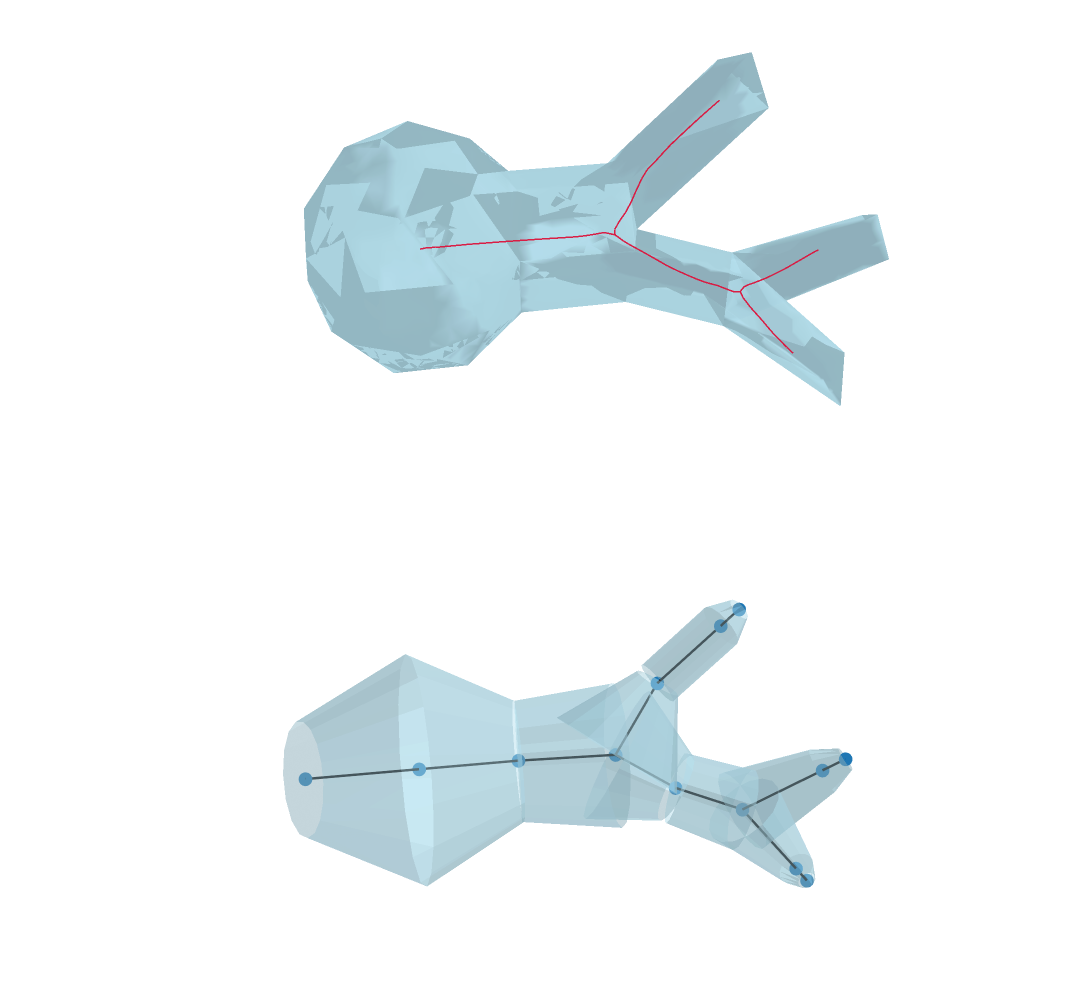

The code cell stored with this chart in its notebook:
### Markdown cell above
## Surface-area normalization

Scale every radius by one factor so the cable surface area matches the mesh. Overlap between branches is left uncorrected.

### Code cell
morph.scale_radii_to_match_mesh(
    mm.mesh, metric="surface_area", account_for_overlaps=False
)
fig = visualize_mesh_cable_3d(mm, skeleton, morph, show_axes=False, camera=camera, show_nodes=True, node_size=8, centroid_line_width=5)
fig.show()


validator = Validation(mm, skeleton, morph)
validator.full_validation()

### Figure 1 — Plotly figure (JSON) as saved in the notebook; plotly's stock layout.template omitted (floating-point values rounded to 4 significant figures; data arrays with more than 128 entries replaced by an {"elided": "..."} marker saying what was removed)
{"data": [{"color": "lightblue", "i": {"elided": "2830 int values"}, "j": {"elided": "2830 int values"}, "k": {"elided": "2830 int values"}, "name": "Mesh", "opacity": 0.8, "scene": "scene", "type": "mesh3d", "x": {"elided": "1417 float values"}, "y": {"elided": "1417 float values"}, "z": {"elided": "1417 float values"}}, {"line": {"color": "crimson", "width": 3}, "mode": "lines", "name": "Skeleton 0", "opacity": 0.95, "scene": "scene", "showlegend": false, "type": "scatter3d", "x": {"elided": "408 float values"}, "y": {"elided": "408 float values"}, "z": {"elided": "408 float values"}}, {"color": "lightblue", "flatshading": true, "i": {"elided": "384 int values"}, "j": {"elided": "384 int values"}, "k": {"elided": "384 int values"}, "name": "frusta", "opacity": 0.5, "scene": "scene2", "type": "mesh3d", "x": {"elided": "384 float values"}, "y": {"elided": "384 float values"}, "z": {"elided": "384 float values"}}, {"line": {"color": "black", "width": 5}, "mode": "lines", "name": "centroid", "scene": "scene2", "type": "scatter3d", "x": [-0.3742, -0.7101, null, -0.3742, -0.4128, null, -0.3742, -0.1986, null, -0.7101, -0.7962, null, -0.4128, -0.4209, null, -0.05713, -0.1986, null, -0.05713, 0.002228, null, -0.05713, 0.005994, null, -0.005924, 0.002228, null, -0.005924, -0.01492, null, 0.01101, 0.005994, null, 0.01101, 0.01244, null], "y": [0.4893, 0.08497, null, 0.4893, 1.064, null, 0.4893, 0.3102, null, 0.08497, -0.01876, null, 1.064, 1.185, null, 0.01574, 0.3102, null, 0.01574, 0.008906, null, 0.01574, -0.5581, null, 0.004403, 0.008906, null, 0.004403, -0.0005641, null, -0.9947, -0.5581, null, -0.9947, -1.119, null], "z": [-2.733, -3.208, null, -2.733, -3.232, null, -2.733, -2.201, null, -3.208, -3.33, null, -3.232, -3.338, null, -1.706, -2.201, null, -1.706, -0.8419, null, -1.706, -2.114, null, 0.0274, -0.8419, null, 0.0274, 0.9863, null, -2.687, -2.114, null, -2.687, -2.85, null]}, {"marker": {"color": "#1f77b4", "size": 8}, "mode": "markers", "name": "nodes", "scene": "scene2", "type": "scatter3d", "x": [-0.3742, -0.7101, -0.4128, -0.05713, -0.1986, -0.005924, 0.002228, 0.01101, 0.005994, -0.7962, -0.4209, -0.01492, 0.01244], "y": [0.4893, 0.08497, 1.064, 0.01574, 0.3102, 0.004403, 0.008906, -0.9947, -0.5581, -0.01876, 1.185, -0.0005641, -1.119], "z": [-2.733, -3.208, -3.232, -1.706, -2.201, 0.0274, -0.8419, -2.687, -2.114, -3.33, -3.338, 0.9863, -2.85]}], "layout": {"height": 1000, "margin": {"b": 0, "l": 0, "r": 0, "t": 0}, "paper_bgcolor": "white", "scene": {"aspectmode": "data", "camera": {"eye": {"x": -1.495, "y": -0.4164, "z": 0.1438}, "up": {"x": 0.2593, "y": -0.9617, "z": -0.08836}}, "domain": {"x": [0, 1], "y": [0.52, 1]}, "xaxis": {"range": [-1.035, 0.99], "showbackground": false, "showgrid": false, "visible": false, "zeroline": false}, "yaxis": {"range": [-1.394, 1.429], "showbackground": false, "showgrid": false, "visible": false, "zeroline": false}, "zaxis": {"range": [-3.735, 1.564], "showbackground": false, "showgrid": false, "visible": false, "zeroline": false}}, "scene2": {"aspectmode": "data", "camera": {"eye": {"x": -1.495, "y": -0.4164, "z": 0.1438}, "up": {"x": 0.2593, "y": -0.9617, "z": -0.08836}}, "domain": {"x": [0, 1], "y": [0, 0.48]}, "xaxis": {"range": [-1.035, 0.99], "showbackground": false, "showgrid": false, "visible": false, "zeroline": false}, "yaxis": {"range": [-1.394, 1.429], "showbackground": false, "showgrid": false, "visible": false, "zeroline": false}, "zaxis": {"range": [-3.735, 1.564], "showbackground": false, "showgrid": false, "visible": false, "zeroline": false}}, "showlegend": false, "width": 1100}}
